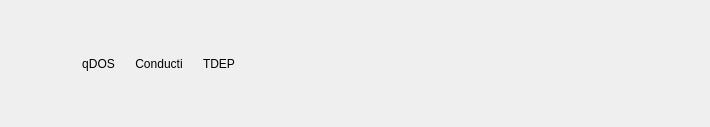
<?xml version="1.0" encoding="UTF-8"?>
<ui version="4.0">
 <class>Tools</class>
 <widget class="QWidget" name="Tools">
  <property name="geometry">
   <rect>
    <x>0</x>
    <y>0</y>
    <width>710</width>
    <height>127</height>
   </rect>
  </property>
  <property name="windowTitle">
   <string>Form</string>
  </property>
  <layout class="QHBoxLayout" name="horizontalLayout">
   <item>
    <widget class="QToolButton" name="dispersion">
     <property name="sizePolicy">
      <sizepolicy hsizetype="Maximum" vsizetype="Fixed">
       <horstretch>0</horstretch>
       <verstretch>0</verstretch>
      </sizepolicy>
     </property>
     <property name="toolTip">
      <string>qDispersion</string>
     </property>
     <property name="statusTip">
      <string>qDispersion</string>
     </property>
     <property name="whatsThis">
      <string>qDispersion</string>
     </property>
     <property name="text">
      <string/>
     </property>
     <property name="icon">
      <iconset resource="../qagate/qagate.qrc">
       <normaloff>:/tools/qdispersion/qdispersion.svg</normaloff>:/tools/qdispersion/qdispersion.svg</iconset>
     </property>
     <property name="iconSize">
      <size>
       <width>50</width>
       <height>50</height>
      </size>
     </property>
     <property name="autoRaise">
      <bool>true</bool>
     </property>
    </widget>
   </item>
   <item>
    <widget class="QToolButton" name="dos">
     <property name="toolTip">
      <string>qDos</string>
     </property>
     <property name="statusTip">
      <string>qDos</string>
     </property>
     <property name="whatsThis">
      <string>qDOS</string>
     </property>
     <property name="text">
      <string notr="true">qDOS</string>
     </property>
     <property name="icon">
      <iconset resource="../qdos/qdos.qrc">
       <normaloff>:/qdos.svg</normaloff>:/qdos.svg</iconset>
     </property>
     <property name="iconSize">
      <size>
       <width>50</width>
       <height>50</height>
      </size>
     </property>
     <property name="autoRaise">
      <bool>true</bool>
     </property>
    </widget>
   </item>
   <item>
    <widget class="QToolButton" name="conducti">
     <property name="sizePolicy">
      <sizepolicy hsizetype="Maximum" vsizetype="Fixed">
       <horstretch>0</horstretch>
       <verstretch>0</verstretch>
      </sizepolicy>
     </property>
     <property name="toolTip">
      <string>qConducti</string>
     </property>
     <property name="statusTip">
      <string>qConducti</string>
     </property>
     <property name="whatsThis">
      <string>qConducti</string>
     </property>
     <property name="text">
      <string notr="true">Conducti</string>
     </property>
     <property name="icon">
      <iconset resource="../qagate/qagate.qrc">
       <normaloff>:/tools/qconducti/qconducti.svg</normaloff>:/tools/qconducti/qconducti.svg</iconset>
     </property>
     <property name="iconSize">
      <size>
       <width>50</width>
       <height>50</height>
      </size>
     </property>
     <property name="autoRaise">
      <bool>true</bool>
     </property>
    </widget>
   </item>
   <item>
    <widget class="QToolButton" name="tdep">
     <property name="toolTip">
      <string notr="true">qTdep</string>
     </property>
     <property name="statusTip">
      <string notr="true">qTdep</string>
     </property>
     <property name="whatsThis">
      <string notr="true">qTdep</string>
     </property>
     <property name="text">
      <string notr="true">TDEP</string>
     </property>
     <property name="icon">
      <iconset resource="../qagate/qagate.qrc">
       <normaloff>:/tools/qtdep/qtdep.svg</normaloff>:/tools/qtdep/qtdep.svg</iconset>
     </property>
     <property name="iconSize">
      <size>
       <width>50</width>
       <height>50</height>
      </size>
     </property>
     <property name="autoRaise">
      <bool>true</bool>
     </property>
    </widget>
   </item>
   <item>
    <spacer name="horizontalSpacer">
     <property name="orientation">
      <enum>Qt::Horizontal</enum>
     </property>
     <property name="sizeHint" stdset="0">
      <size>
       <width>40</width>
       <height>20</height>
      </size>
     </property>
    </spacer>
   </item>
  </layout>
 </widget>
 <resources>
  <include location="../qdos/qdos.qrc"/>
  <include location="../qagate/qagate.qrc"/>
 </resources>
 <connections/>
</ui>
